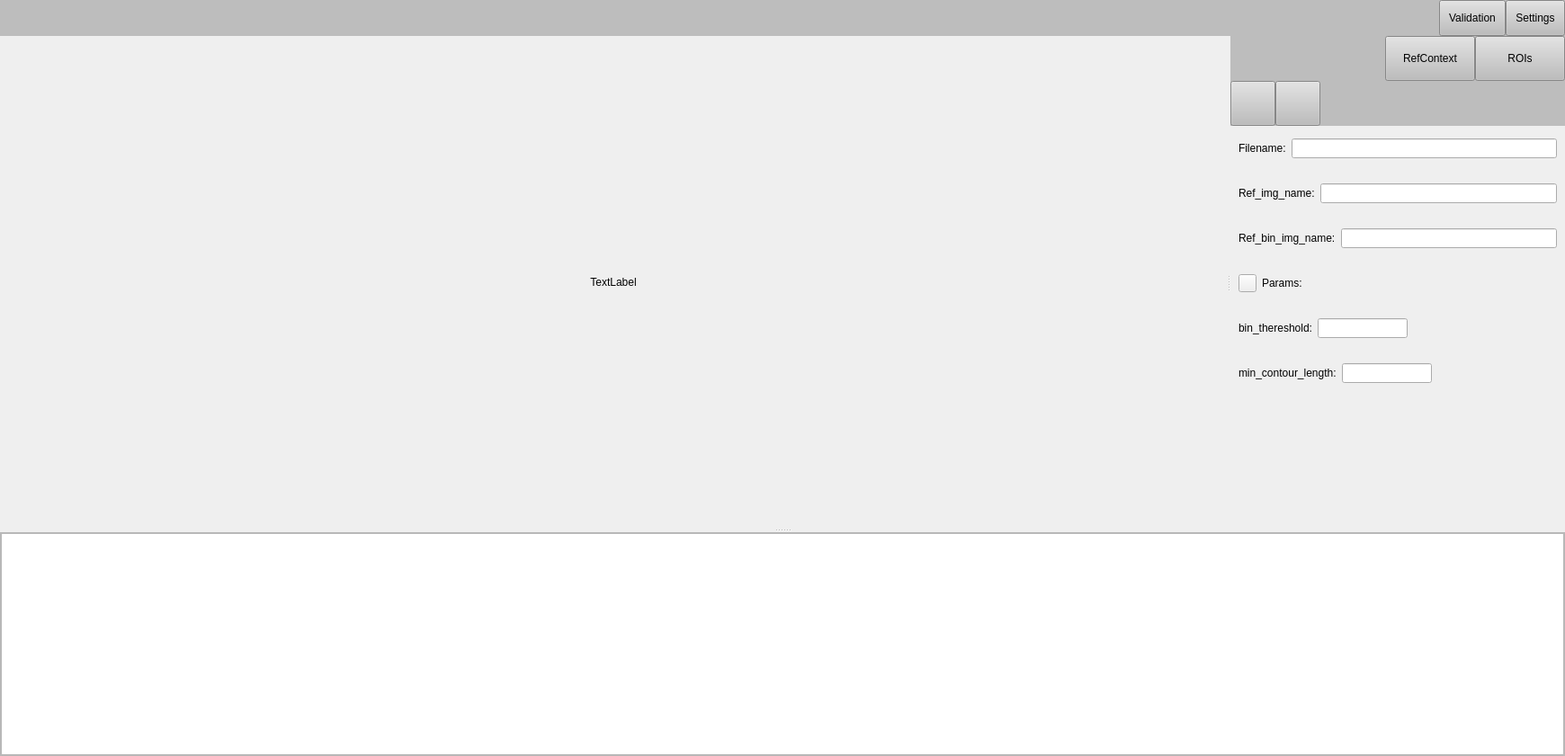
<?xml version="1.0" encoding="UTF-8"?>
<ui version="4.0">
 <class>mainWindow</class>
 <widget class="QMainWindow" name="mainWindow">
  <property name="geometry">
   <rect>
    <x>0</x>
    <y>0</y>
    <width>1740</width>
    <height>841</height>
   </rect>
  </property>
  <property name="sizePolicy">
   <sizepolicy hsizetype="Expanding" vsizetype="Expanding">
    <horstretch>0</horstretch>
    <verstretch>0</verstretch>
   </sizepolicy>
  </property>
  <property name="windowTitle">
   <string>Form</string>
  </property>
  <property name="styleSheet">
   <string notr="true">QPushButton {padding: 10px 10px;}</string>
  </property>
  <widget class="QWidget" name="centralwidget">
   <layout class="QVBoxLayout" name="verticalLayout">
    <property name="spacing">
     <number>0</number>
    </property>
    <property name="leftMargin">
     <number>0</number>
    </property>
    <property name="topMargin">
     <number>0</number>
    </property>
    <property name="rightMargin">
     <number>0</number>
    </property>
    <property name="bottomMargin">
     <number>0</number>
    </property>
    <item>
     <widget class="QWidget" name="main_bar" native="true">
      <property name="minimumSize">
       <size>
        <width>0</width>
        <height>0</height>
       </size>
      </property>
      <property name="maximumSize">
       <size>
        <width>16777215</width>
        <height>40</height>
       </size>
      </property>
      <property name="styleSheet">
       <string notr="true">background-color:  rgb(189, 189, 189);</string>
      </property>
      <layout class="QHBoxLayout" name="horizontalLayout">
       <property name="spacing">
        <number>0</number>
       </property>
       <property name="leftMargin">
        <number>0</number>
       </property>
       <property name="topMargin">
        <number>0</number>
       </property>
       <property name="rightMargin">
        <number>0</number>
       </property>
       <property name="bottomMargin">
        <number>0</number>
       </property>
       <item>
        <spacer name="horizontalSpacer">
         <property name="orientation">
          <enum>Qt::Orientation::Horizontal</enum>
         </property>
         <property name="sizeHint" stdset="0">
          <size>
           <width>40</width>
           <height>20</height>
          </size>
         </property>
        </spacer>
       </item>
       <item>
        <widget class="QPushButton" name="validation_page_btn">
         <property name="sizePolicy">
          <sizepolicy hsizetype="Minimum" vsizetype="Expanding">
           <horstretch>0</horstretch>
           <verstretch>0</verstretch>
          </sizepolicy>
         </property>
         <property name="text">
          <string>Validation</string>
         </property>
         <attribute name="buttonGroup">
          <string notr="true">settings_validation_page_btns</string>
         </attribute>
        </widget>
       </item>
       <item>
        <widget class="QPushButton" name="settings_page_btn">
         <property name="sizePolicy">
          <sizepolicy hsizetype="Minimum" vsizetype="Ignored">
           <horstretch>0</horstretch>
           <verstretch>0</verstretch>
          </sizepolicy>
         </property>
         <property name="text">
          <string>Settings</string>
         </property>
         <attribute name="buttonGroup">
          <string notr="true">settings_validation_page_btns</string>
         </attribute>
        </widget>
       </item>
      </layout>
     </widget>
    </item>
    <item>
     <widget class="QSplitter" name="splitter_2">
      <property name="orientation">
       <enum>Qt::Orientation::Vertical</enum>
      </property>
      <property name="childrenCollapsible">
       <bool>false</bool>
      </property>
      <widget class="QStackedWidget" name="validation_settings_stacked">
       <property name="sizePolicy">
        <sizepolicy hsizetype="Preferred" vsizetype="Preferred">
         <horstretch>0</horstretch>
         <verstretch>0</verstretch>
        </sizepolicy>
       </property>
       <property name="styleSheet">
        <string notr="true"/>
       </property>
       <property name="currentIndex">
        <number>1</number>
       </property>
       <widget class="QWidget" name="validation_page">
        <layout class="QVBoxLayout" name="verticalLayout_3">
         <property name="spacing">
          <number>0</number>
         </property>
         <property name="leftMargin">
          <number>0</number>
         </property>
         <property name="topMargin">
          <number>0</number>
         </property>
         <property name="rightMargin">
          <number>0</number>
         </property>
         <property name="bottomMargin">
          <number>0</number>
         </property>
         <item>
          <widget class="QWidget" name="widget_3" native="true"/>
         </item>
        </layout>
       </widget>
       <widget class="QWidget" name="settings_page">
        <layout class="QVBoxLayout" name="verticalLayout_2">
         <property name="spacing">
          <number>0</number>
         </property>
         <property name="leftMargin">
          <number>0</number>
         </property>
         <property name="topMargin">
          <number>0</number>
         </property>
         <property name="rightMargin">
          <number>0</number>
         </property>
         <property name="bottomMargin">
          <number>0</number>
         </property>
         <item>
          <widget class="QSplitter" name="splitter">
           <property name="sizePolicy">
            <sizepolicy hsizetype="Expanding" vsizetype="Expanding">
             <horstretch>0</horstretch>
             <verstretch>0</verstretch>
            </sizepolicy>
           </property>
           <property name="orientation">
            <enum>Qt::Orientation::Horizontal</enum>
           </property>
           <property name="childrenCollapsible">
            <bool>false</bool>
           </property>
           <widget class="QLabel" name="main_img">
            <property name="sizePolicy">
             <sizepolicy hsizetype="Expanding" vsizetype="Ignored">
              <horstretch>0</horstretch>
              <verstretch>0</verstretch>
             </sizepolicy>
            </property>
            <property name="minimumSize">
             <size>
              <width>1000</width>
              <height>0</height>
             </size>
            </property>
            <property name="text">
             <string>TextLabel</string>
            </property>
            <property name="scaledContents">
             <bool>false</bool>
            </property>
            <property name="alignment">
             <set>Qt::AlignmentFlag::AlignCenter</set>
            </property>
           </widget>
           <widget class="QWidget" name="layoutWidget">
            <layout class="QVBoxLayout" name="verticalLayout_4">
             <property name="spacing">
              <number>0</number>
             </property>
             <item>
              <widget class="QWidget" name="settings_bar" native="true">
               <property name="sizePolicy">
                <sizepolicy hsizetype="Expanding" vsizetype="Fixed">
                 <horstretch>0</horstretch>
                 <verstretch>0</verstretch>
                </sizepolicy>
               </property>
               <property name="minimumSize">
                <size>
                 <width>250</width>
                 <height>50</height>
                </size>
               </property>
               <property name="maximumSize">
                <size>
                 <width>920</width>
                 <height>50</height>
                </size>
               </property>
               <property name="styleSheet">
                <string notr="true">background-color:  rgb(189, 189, 189);</string>
               </property>
               <layout class="QHBoxLayout" name="horizontalLayout_3">
                <property name="spacing">
                 <number>0</number>
                </property>
                <property name="leftMargin">
                 <number>0</number>
                </property>
                <property name="topMargin">
                 <number>0</number>
                </property>
                <property name="rightMargin">
                 <number>0</number>
                </property>
                <property name="bottomMargin">
                 <number>0</number>
                </property>
                <item>
                 <spacer name="horizontalSpacer_2">
                  <property name="orientation">
                   <enum>Qt::Orientation::Horizontal</enum>
                  </property>
                  <property name="sizeHint" stdset="0">
                   <size>
                    <width>40</width>
                    <height>20</height>
                   </size>
                  </property>
                 </spacer>
                </item>
                <item>
                 <widget class="QPushButton" name="RefContext_page_btn">
                  <property name="sizePolicy">
                   <sizepolicy hsizetype="Fixed" vsizetype="Expanding">
                    <horstretch>0</horstretch>
                    <verstretch>0</verstretch>
                   </sizepolicy>
                  </property>
                  <property name="minimumSize">
                   <size>
                    <width>100</width>
                    <height>0</height>
                   </size>
                  </property>
                  <property name="text">
                   <string>RefContext</string>
                  </property>
                  <attribute name="buttonGroup">
                   <string notr="true">RefContext_ROIs_page_btns</string>
                  </attribute>
                 </widget>
                </item>
                <item>
                 <widget class="QPushButton" name="ROIs_page_btn">
                  <property name="sizePolicy">
                   <sizepolicy hsizetype="Fixed" vsizetype="Expanding">
                    <horstretch>0</horstretch>
                    <verstretch>0</verstretch>
                   </sizepolicy>
                  </property>
                  <property name="minimumSize">
                   <size>
                    <width>100</width>
                    <height>0</height>
                   </size>
                  </property>
                  <property name="text">
                   <string>ROIs</string>
                  </property>
                  <attribute name="buttonGroup">
                   <string notr="true">RefContext_ROIs_page_btns</string>
                  </attribute>
                 </widget>
                </item>
               </layout>
              </widget>
             </item>
             <item>
              <widget class="QStackedWidget" name="RefContext_ROI_stacked">
               <property name="sizePolicy">
                <sizepolicy hsizetype="Expanding" vsizetype="Preferred">
                 <horstretch>0</horstretch>
                 <verstretch>0</verstretch>
                </sizepolicy>
               </property>
               <property name="maximumSize">
                <size>
                 <width>1000</width>
                 <height>16777215</height>
                </size>
               </property>
               <property name="currentIndex">
                <number>0</number>
               </property>
               <widget class="QWidget" name="RefContext_page">
                <layout class="QVBoxLayout" name="verticalLayout_6">
                 <property name="spacing">
                  <number>0</number>
                 </property>
                 <property name="leftMargin">
                  <number>0</number>
                 </property>
                 <property name="topMargin">
                  <number>0</number>
                 </property>
                 <property name="rightMargin">
                  <number>0</number>
                 </property>
                 <property name="bottomMargin">
                  <number>0</number>
                 </property>
                 <item>
                  <widget class="QWidget" name="RefContext_settings_bar" native="true">
                   <property name="sizePolicy">
                    <sizepolicy hsizetype="Expanding" vsizetype="Preferred">
                     <horstretch>0</horstretch>
                     <verstretch>0</verstretch>
                    </sizepolicy>
                   </property>
                   <property name="maximumSize">
                    <size>
                     <width>16777215</width>
                     <height>50</height>
                    </size>
                   </property>
                   <property name="styleSheet">
                    <string notr="true">background-color:  rgb(189, 189, 189);</string>
                   </property>
                   <layout class="QHBoxLayout" name="horizontalLayout_2">
                    <property name="spacing">
                     <number>0</number>
                    </property>
                    <property name="leftMargin">
                     <number>0</number>
                    </property>
                    <property name="topMargin">
                     <number>0</number>
                    </property>
                    <property name="rightMargin">
                     <number>0</number>
                    </property>
                    <property name="bottomMargin">
                     <number>0</number>
                    </property>
                    <item>
                     <widget class="QPushButton" name="loadRefContext_btn">
                      <property name="sizePolicy">
                       <sizepolicy hsizetype="Fixed" vsizetype="Expanding">
                        <horstretch>0</horstretch>
                        <verstretch>0</verstretch>
                       </sizepolicy>
                      </property>
                      <property name="minimumSize">
                       <size>
                        <width>50</width>
                        <height>0</height>
                       </size>
                      </property>
                      <property name="maximumSize">
                       <size>
                        <width>50</width>
                        <height>16777215</height>
                       </size>
                      </property>
                      <property name="text">
                       <string/>
                      </property>
                      <property name="icon">
                       <iconset theme="QIcon::ThemeIcon::EditFind"/>
                      </property>
                      <property name="iconSize">
                       <size>
                        <width>30</width>
                        <height>30</height>
                       </size>
                      </property>
                     </widget>
                    </item>
                    <item>
                     <widget class="QPushButton" name="saveRefContext_btn">
                      <property name="sizePolicy">
                       <sizepolicy hsizetype="Fixed" vsizetype="Expanding">
                        <horstretch>0</horstretch>
                        <verstretch>0</verstretch>
                       </sizepolicy>
                      </property>
                      <property name="minimumSize">
                       <size>
                        <width>50</width>
                        <height>0</height>
                       </size>
                      </property>
                      <property name="maximumSize">
                       <size>
                        <width>50</width>
                        <height>16777215</height>
                       </size>
                      </property>
                      <property name="text">
                       <string/>
                      </property>
                      <property name="icon">
                       <iconset theme="QIcon::ThemeIcon::DocumentSave"/>
                      </property>
                      <property name="iconSize">
                       <size>
                        <width>30</width>
                        <height>30</height>
                       </size>
                      </property>
                     </widget>
                    </item>
                    <item>
                     <spacer name="horizontalSpacer_4">
                      <property name="orientation">
                       <enum>Qt::Orientation::Horizontal</enum>
                      </property>
                      <property name="sizeHint" stdset="0">
                       <size>
                        <width>40</width>
                        <height>20</height>
                       </size>
                      </property>
                     </spacer>
                    </item>
                   </layout>
                  </widget>
                 </item>
                 <item>
                  <widget class="QWidget" name="widget_2" native="true">
                   <property name="sizePolicy">
                    <sizepolicy hsizetype="Expanding" vsizetype="Fixed">
                     <horstretch>0</horstretch>
                     <verstretch>0</verstretch>
                    </sizepolicy>
                   </property>
                   <property name="minimumSize">
                    <size>
                     <width>0</width>
                     <height>50</height>
                    </size>
                   </property>
                   <property name="maximumSize">
                    <size>
                     <width>16777215</width>
                     <height>50</height>
                    </size>
                   </property>
                   <layout class="QHBoxLayout" name="horizontalLayout_6">
                    <item>
                     <widget class="QLabel" name="label_3">
                      <property name="text">
                       <string>Filename:</string>
                      </property>
                     </widget>
                    </item>
                    <item>
                     <widget class="QLineEdit" name="RefContext_filename_edit"/>
                    </item>
                   </layout>
                  </widget>
                 </item>
                 <item>
                  <widget class="QWidget" name="widget_4" native="true">
                   <property name="sizePolicy">
                    <sizepolicy hsizetype="Expanding" vsizetype="Fixed">
                     <horstretch>0</horstretch>
                     <verstretch>0</verstretch>
                    </sizepolicy>
                   </property>
                   <property name="minimumSize">
                    <size>
                     <width>0</width>
                     <height>50</height>
                    </size>
                   </property>
                   <property name="maximumSize">
                    <size>
                     <width>16777215</width>
                     <height>50</height>
                    </size>
                   </property>
                   <layout class="QHBoxLayout" name="horizontalLayout_7">
                    <item>
                     <widget class="QLabel" name="label_4">
                      <property name="text">
                       <string>Ref_img_name:</string>
                      </property>
                     </widget>
                    </item>
                    <item>
                     <widget class="QLineEdit" name="ref_img_name_edit"/>
                    </item>
                   </layout>
                  </widget>
                 </item>
                 <item>
                  <widget class="QWidget" name="widget_5" native="true">
                   <property name="sizePolicy">
                    <sizepolicy hsizetype="Expanding" vsizetype="Fixed">
                     <horstretch>0</horstretch>
                     <verstretch>0</verstretch>
                    </sizepolicy>
                   </property>
                   <property name="minimumSize">
                    <size>
                     <width>0</width>
                     <height>50</height>
                    </size>
                   </property>
                   <property name="maximumSize">
                    <size>
                     <width>16777215</width>
                     <height>50</height>
                    </size>
                   </property>
                   <layout class="QHBoxLayout" name="horizontalLayout_8">
                    <item>
                     <widget class="QLabel" name="label_5">
                      <property name="text">
                       <string>Ref_bin_img_name:</string>
                      </property>
                     </widget>
                    </item>
                    <item>
                     <widget class="QLineEdit" name="ref_bin_img_name_edit"/>
                    </item>
                   </layout>
                  </widget>
                 </item>
                 <item>
                  <widget class="QWidget" name="widget_6" native="true">
                   <property name="sizePolicy">
                    <sizepolicy hsizetype="Expanding" vsizetype="Fixed">
                     <horstretch>0</horstretch>
                     <verstretch>0</verstretch>
                    </sizepolicy>
                   </property>
                   <property name="minimumSize">
                    <size>
                     <width>0</width>
                     <height>50</height>
                    </size>
                   </property>
                   <property name="maximumSize">
                    <size>
                     <width>16777215</width>
                     <height>50</height>
                    </size>
                   </property>
                   <layout class="QHBoxLayout" name="horizontalLayout_9">
                    <item>
                     <widget class="QPushButton" name="select_RefContext_params_btn">
                      <property name="sizePolicy">
                       <sizepolicy hsizetype="Fixed" vsizetype="Fixed">
                        <horstretch>0</horstretch>
                        <verstretch>0</verstretch>
                       </sizepolicy>
                      </property>
                      <property name="minimumSize">
                       <size>
                        <width>20</width>
                        <height>20</height>
                       </size>
                      </property>
                      <property name="maximumSize">
                       <size>
                        <width>20</width>
                        <height>20</height>
                       </size>
                      </property>
                      <property name="text">
                       <string/>
                      </property>
                      <property name="icon">
                       <iconset theme="QIcon::ThemeIcon::DocumentProperties"/>
                      </property>
                      <property name="iconSize">
                       <size>
                        <width>10</width>
                        <height>10</height>
                       </size>
                      </property>
                     </widget>
                    </item>
                    <item>
                     <widget class="QLabel" name="label_6">
                      <property name="text">
                       <string>Params:</string>
                      </property>
                     </widget>
                    </item>
                   </layout>
                  </widget>
                 </item>
                 <item>
                  <widget class="QWidget" name="widget_7" native="true">
                   <property name="sizePolicy">
                    <sizepolicy hsizetype="Expanding" vsizetype="Fixed">
                     <horstretch>0</horstretch>
                     <verstretch>0</verstretch>
                    </sizepolicy>
                   </property>
                   <property name="minimumSize">
                    <size>
                     <width>0</width>
                     <height>50</height>
                    </size>
                   </property>
                   <property name="maximumSize">
                    <size>
                     <width>16777215</width>
                     <height>50</height>
                    </size>
                   </property>
                   <layout class="QHBoxLayout" name="horizontalLayout_10">
                    <item>
                     <widget class="QLabel" name="label_7">
                      <property name="text">
                       <string>bin_thereshold:</string>
                      </property>
                     </widget>
                    </item>
                    <item>
                     <widget class="QLineEdit" name="Ref_context_bin_thereshold_edit">
                      <property name="sizePolicy">
                       <sizepolicy hsizetype="Preferred" vsizetype="Fixed">
                        <horstretch>0</horstretch>
                        <verstretch>0</verstretch>
                       </sizepolicy>
                      </property>
                      <property name="maximumSize">
                       <size>
                        <width>100</width>
                        <height>16777215</height>
                       </size>
                      </property>
                     </widget>
                    </item>
                    <item>
                     <spacer name="horizontalSpacer_6">
                      <property name="orientation">
                       <enum>Qt::Orientation::Horizontal</enum>
                      </property>
                      <property name="sizeHint" stdset="0">
                       <size>
                        <width>40</width>
                        <height>20</height>
                       </size>
                      </property>
                     </spacer>
                    </item>
                   </layout>
                  </widget>
                 </item>
                 <item>
                  <widget class="QWidget" name="widget_8" native="true">
                   <property name="sizePolicy">
                    <sizepolicy hsizetype="Expanding" vsizetype="Fixed">
                     <horstretch>0</horstretch>
                     <verstretch>0</verstretch>
                    </sizepolicy>
                   </property>
                   <property name="minimumSize">
                    <size>
                     <width>0</width>
                     <height>50</height>
                    </size>
                   </property>
                   <property name="maximumSize">
                    <size>
                     <width>16777215</width>
                     <height>50</height>
                    </size>
                   </property>
                   <layout class="QHBoxLayout" name="horizontalLayout_11">
                    <item>
                     <widget class="QLabel" name="label_8">
                      <property name="sizePolicy">
                       <sizepolicy hsizetype="Preferred" vsizetype="Preferred">
                        <horstretch>0</horstretch>
                        <verstretch>0</verstretch>
                       </sizepolicy>
                      </property>
                      <property name="text">
                       <string>min_contour_length:</string>
                      </property>
                     </widget>
                    </item>
                    <item>
                     <widget class="QLineEdit" name="RefContext_min_contour_length_edit">
                      <property name="maximumSize">
                       <size>
                        <width>100</width>
                        <height>16777215</height>
                       </size>
                      </property>
                     </widget>
                    </item>
                    <item>
                     <spacer name="horizontalSpacer_5">
                      <property name="orientation">
                       <enum>Qt::Orientation::Horizontal</enum>
                      </property>
                      <property name="sizeHint" stdset="0">
                       <size>
                        <width>40</width>
                        <height>20</height>
                       </size>
                      </property>
                     </spacer>
                    </item>
                   </layout>
                  </widget>
                 </item>
                 <item>
                  <spacer name="verticalSpacer_2">
                   <property name="orientation">
                    <enum>Qt::Orientation::Vertical</enum>
                   </property>
                   <property name="sizeHint" stdset="0">
                    <size>
                     <width>20</width>
                     <height>40</height>
                    </size>
                   </property>
                  </spacer>
                 </item>
                </layout>
               </widget>
               <widget class="QWidget" name="ROI_page">
                <property name="sizePolicy">
                 <sizepolicy hsizetype="Expanding" vsizetype="Preferred">
                  <horstretch>0</horstretch>
                  <verstretch>0</verstretch>
                 </sizepolicy>
                </property>
                <layout class="QVBoxLayout" name="verticalLayout_5">
                 <property name="spacing">
                  <number>0</number>
                 </property>
                 <property name="leftMargin">
                  <number>0</number>
                 </property>
                 <property name="topMargin">
                  <number>0</number>
                 </property>
                 <property name="rightMargin">
                  <number>0</number>
                 </property>
                 <property name="bottomMargin">
                  <number>0</number>
                 </property>
                 <item>
                  <widget class="QWidget" name="ROI_settings_bar" native="true">
                   <property name="sizePolicy">
                    <sizepolicy hsizetype="Expanding" vsizetype="Expanding">
                     <horstretch>0</horstretch>
                     <verstretch>0</verstretch>
                    </sizepolicy>
                   </property>
                   <property name="minimumSize">
                    <size>
                     <width>250</width>
                     <height>50</height>
                    </size>
                   </property>
                   <property name="maximumSize">
                    <size>
                     <width>920</width>
                     <height>50</height>
                    </size>
                   </property>
                   <property name="styleSheet">
                    <string notr="true">background-color:  rgb(189, 189, 189);</string>
                   </property>
                   <layout class="QHBoxLayout" name="horizontalLayout_4">
                    <property name="spacing">
                     <number>0</number>
                    </property>
                    <property name="leftMargin">
                     <number>0</number>
                    </property>
                    <property name="topMargin">
                     <number>0</number>
                    </property>
                    <property name="rightMargin">
                     <number>0</number>
                    </property>
                    <property name="bottomMargin">
                     <number>0</number>
                    </property>
                    <item>
                     <widget class="QPushButton" name="addROI_btn">
                      <property name="sizePolicy">
                       <sizepolicy hsizetype="Fixed" vsizetype="Expanding">
                        <horstretch>0</horstretch>
                        <verstretch>0</verstretch>
                       </sizepolicy>
                      </property>
                      <property name="minimumSize">
                       <size>
                        <width>50</width>
                        <height>0</height>
                       </size>
                      </property>
                      <property name="maximumSize">
                       <size>
                        <width>50</width>
                        <height>16777215</height>
                       </size>
                      </property>
                      <property name="text">
                       <string/>
                      </property>
                      <property name="icon">
                       <iconset theme="QIcon::ThemeIcon::ListAdd"/>
                      </property>
                      <property name="iconSize">
                       <size>
                        <width>30</width>
                        <height>30</height>
                       </size>
                      </property>
                     </widget>
                    </item>
                    <item>
                     <widget class="QPushButton" name="copyROI_btn">
                      <property name="sizePolicy">
                       <sizepolicy hsizetype="Fixed" vsizetype="Expanding">
                        <horstretch>0</horstretch>
                        <verstretch>0</verstretch>
                       </sizepolicy>
                      </property>
                      <property name="minimumSize">
                       <size>
                        <width>50</width>
                        <height>0</height>
                       </size>
                      </property>
                      <property name="maximumSize">
                       <size>
                        <width>50</width>
                        <height>16777215</height>
                       </size>
                      </property>
                      <property name="text">
                       <string/>
                      </property>
                      <property name="icon">
                       <iconset theme="QIcon::ThemeIcon::EditCopy"/>
                      </property>
                      <property name="iconSize">
                       <size>
                        <width>30</width>
                        <height>30</height>
                       </size>
                      </property>
                     </widget>
                    </item>
                    <item>
                     <widget class="QPushButton" name="delROI_btn">
                      <property name="sizePolicy">
                       <sizepolicy hsizetype="Fixed" vsizetype="Expanding">
                        <horstretch>0</horstretch>
                        <verstretch>0</verstretch>
                       </sizepolicy>
                      </property>
                      <property name="minimumSize">
                       <size>
                        <width>48</width>
                        <height>0</height>
                       </size>
                      </property>
                      <property name="maximumSize">
                       <size>
                        <width>50</width>
                        <height>16777215</height>
                       </size>
                      </property>
                      <property name="text">
                       <string/>
                      </property>
                      <property name="icon">
                       <iconset theme="QIcon::ThemeIcon::EditDelete"/>
                      </property>
                      <property name="iconSize">
                       <size>
                        <width>30</width>
                        <height>30</height>
                       </size>
                      </property>
                     </widget>
                    </item>
                    <item>
                     <widget class="QPushButton" name="saveROI_btn">
                      <property name="sizePolicy">
                       <sizepolicy hsizetype="Fixed" vsizetype="Expanding">
                        <horstretch>0</horstretch>
                        <verstretch>0</verstretch>
                       </sizepolicy>
                      </property>
                      <property name="text">
                       <string/>
                      </property>
                      <property name="icon">
                       <iconset theme="QIcon::ThemeIcon::DocumentSave"/>
                      </property>
                      <property name="iconSize">
                       <size>
                        <width>30</width>
                        <height>30</height>
                       </size>
                      </property>
                     </widget>
                    </item>
                    <item>
                     <spacer name="horizontalSpacer_3">
                      <property name="orientation">
                       <enum>Qt::Orientation::Horizontal</enum>
                      </property>
                      <property name="sizeHint" stdset="0">
                       <size>
                        <width>40</width>
                        <height>20</height>
                       </size>
                      </property>
                     </spacer>
                    </item>
                   </layout>
                  </widget>
                 </item>
                 <item>
                  <widget class="QWidget" name="widget" native="true">
                   <property name="sizePolicy">
                    <sizepolicy hsizetype="Expanding" vsizetype="Fixed">
                     <horstretch>0</horstretch>
                     <verstretch>0</verstretch>
                    </sizepolicy>
                   </property>
                   <property name="minimumSize">
                    <size>
                     <width>0</width>
                     <height>50</height>
                    </size>
                   </property>
                   <property name="maximumSize">
                    <size>
                     <width>16777215</width>
                     <height>50</height>
                    </size>
                   </property>
                   <layout class="QHBoxLayout" name="horizontalLayout_5">
                    <item>
                     <widget class="QLabel" name="label_2">
                      <property name="text">
                       <string>Filename:</string>
                      </property>
                     </widget>
                    </item>
                    <item>
                     <widget class="QLineEdit" name="ROIs_filename_edit"/>
                    </item>
                   </layout>
                  </widget>
                 </item>
                 <item>
                  <spacer name="verticalSpacer">
                   <property name="orientation">
                    <enum>Qt::Orientation::Vertical</enum>
                   </property>
                   <property name="sizeHint" stdset="0">
                    <size>
                     <width>20</width>
                     <height>40</height>
                    </size>
                   </property>
                  </spacer>
                 </item>
                </layout>
               </widget>
              </widget>
             </item>
            </layout>
           </widget>
          </widget>
         </item>
        </layout>
       </widget>
      </widget>
      <widget class="QScrollArea" name="scrollArea">
       <property name="widgetResizable">
        <bool>true</bool>
       </property>
       <widget class="QWidget" name="scrollAreaWidgetContents">
        <property name="geometry">
         <rect>
          <x>0</x>
          <y>0</y>
          <width>1738</width>
          <height>241</height>
         </rect>
        </property>
        <layout class="QVBoxLayout" name="verticalLayout_7">
         <property name="spacing">
          <number>0</number>
         </property>
         <property name="leftMargin">
          <number>0</number>
         </property>
         <property name="topMargin">
          <number>0</number>
         </property>
         <property name="rightMargin">
          <number>0</number>
         </property>
         <property name="bottomMargin">
          <number>0</number>
         </property>
         <item>
          <widget class="QPlainTextEdit" name="log_bar_panel">
           <property name="maximumSize">
            <size>
             <width>16777215</width>
             <height>500</height>
            </size>
           </property>
          </widget>
         </item>
        </layout>
       </widget>
      </widget>
     </widget>
    </item>
   </layout>
  </widget>
 </widget>
 <resources/>
 <connections/>
 <buttongroups>
  <buttongroup name="RefContext_ROIs_page_btns"/>
  <buttongroup name="settings_validation_page_btns"/>
 </buttongroups>
</ui>
